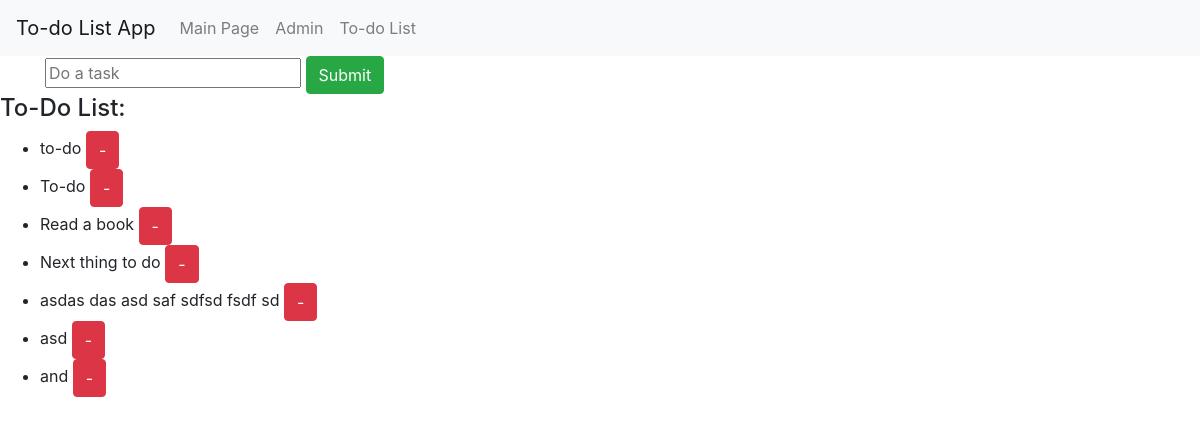
/ToDoApp/todo/, run on an earlier commit of the app's database.
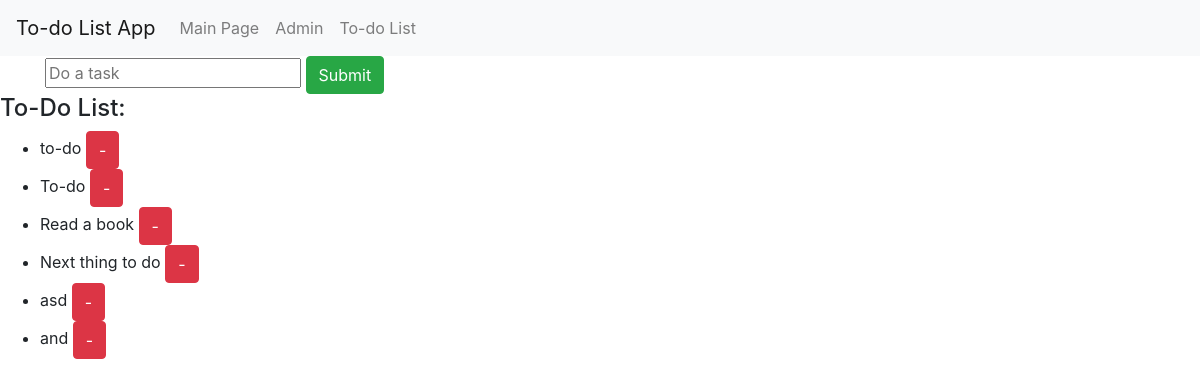
And on a later commit of the database.
### ToDoApp/models.py (models this page shows)
class ToDoClass(models.Model):
    content = models.CharField(max_length=20)
    def __str__(self):
        return self.content

### ToDoApp/views.py (the view)
# urls.py: path('todo/',views.todo,name='todo'),
def todo(request):
    toDoList = ToDoClass.objects.all()
    toDo_dict = {'contents':toDoList}
    return render(request,'ToDoApp/todolist.html', context = toDo_dict)

### templates/ToDoApp/todolist.html (shortened to what this page needs)
<!DOCTYPE html>
{% extends "ToDoApp/base.html" %}
{% block body_block %}
<div class="container">
    <form action="/ToDoApp/toDoList/" method="POST">
      <input type="text" name="content" placeholder="Do a task">
    <input type="submit" class="btn btn-success" value="Submit">
    </form>
</div>
<h4>To-Do List:</h4>
<ul>
  {% for content in contents %}
  <li>
    <form style="display:inline;" action="/ToDoApp/DeleteATask/" method="POST">
      {{content}}
    <input type="submit" class="btn btn-danger" value="-">
    </form>
  </li>
  {% endfor %}
</ul>
{% endblock %}

### templates/ToDoApp/base.html (shortened to what this page needs)
<!doctype html>
<html lang="en">
  <head>
    <link rel="stylesheet" href="https://stackpath.bootstrapcdn.com/bootstrap/4.3.1/css/bootstrap.min.css">
    <nav class="navbar navbar-expand-lg navbar-light bg-light">
      <a class="navbar-brand" href="#">To-do List App</a>
      <div class="collapse navbar-collapse" id="navbarNav">
        <ul class="navbar-nav">
          <li class="nav-item">
            <a class="nav-link" href="{% url 'index' %}">Main Page</a>
          </li>
          <li class="nav-item">
            <a class="nav-link" href="{% url 'admin:index'%}">Admin</span></a>
          </li>
          <li class="nav-item">
            <a class="nav-link" href="{% url 'ToDoApp:todo'%}">To-do List</span></a>
          </li>
        </ul>
      </div>
    </nav>
    {% block body_block %}
    {% endblock %}
  </body>
</html>

What changed in the data, as far as the page shows it:
removed ToDoClass: content "asdas das asd saf sdfsd fsdf sd"
